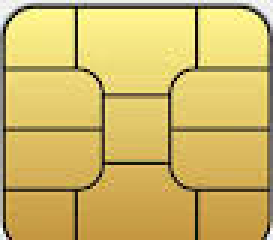
#> input picture images/chip/1.png, 92 x 83 px, found by its file name (shown 3 times larger); its folder holds 4 pictures in this run
$ python makecards.py
#> lines starting #> are read from the running program, lines starting #| are printed output that depends on the picture; after the words box and inside, x2 and y2 are one past the last pixel; in counts of white or black regions, pixels touching at a corner belong together; pictures that were not available may be replaced by others from this repository, and a replacement may not be noted
from PIL import ImageFont, ImageDraw, Image
import numpy as np
import random
import uuid
import string

import cv2
import json
import os

#print (CARD_RATIO)

CHIP_WD_INCH = 0.4591
CARD_WD_INCH = 0.37 + CHIP_WD_INCH + 2.56

CHIP_HT_INCH = .3692
CARD_HT_INCH = 0.72 + CHIP_HT_INCH + 1.06

CARD_RATIO = CARD_HT_INCH / CARD_WD_INCH

CARD_WD = 300
CARD_HT = round(CARD_WD * CARD_RATIO)

H_MARGIN = round(CARD_WD / 100)
V_MARGIN = round(CARD_HT / 100)

CHIP_DIM_WD = round( (CHIP_WD_INCH / CARD_WD_INCH) * CARD_WD)
CHIP_DIM_HT = round( (CHIP_HT_INCH / CARD_HT_INCH) * CARD_HT)

CHIP_V_POS =  round((0.6875 / CARD_HT_INCH) * CARD_HT)
CHIP_H_POS =  round((0.3125 / CARD_WD_INCH) * CARD_WD)

LOGO_DIM_RATIO = 9/21
LOGO_DIM_WD = round(CARD_WD / 5)
LOGO_DIM_HT = round(LOGO_DIM_WD * LOGO_DIM_RATIO)

destdir = "C:\\mrk\\ml\\card\\credit-card-number-detector\\output\\"
CWD = "C:\\mrk\\ml\\card\\credit-card-number-detector\\"

#print ( "CARD_WD = ", CARD_WD, " CARD_HT = ", CARD_HT, " CHIP_V_POS = ", CHIP_V_POS, " CHIP_H_POS = ", CHIP_H_POS )

card_bg_dir = CWD + 'images\\card_bg\\'
card_bg_lst = os.listdir(card_bg_dir)


card_brands_lst = os.listdir(CWD + 'images\\cardbrands\\')

ax_dir = CWD + 'images\\cardbrands\\amex\\'
ax_lst = os.listdir(ax_dir)

cb_dir = CWD + 'images\\cardbrands\\cartebleue\\'
cb_lst = os.listdir(cb_dir)

di_dir = CWD + 'images\\cardbrands\\diners\\'
di_lst = os.listdir(di_dir)

jcb_dir = CWD + 'images\\cardbrands\\jcb\\'
jcb_lst = os.listdir(jcb_dir)

mc_dir = CWD + 'images\\cardbrands\\mastercard\\'
mc_lst = os.listdir(mc_dir)

rp_dir = CWD + 'images\\cardbrands\\rupay\\'
rp_lst = os.listdir(rp_dir)

up_dir = CWD + 'images\\cardbrands\\unionpay\\'
up_lst = os.listdir(up_dir)

vi_dir = CWD + 'images\\cardbrands\\visa\\'
vi_lst = os.listdir(vi_dir)

cobrand_dir = CWD + 'images\\cobrand\\'
cobrand_lst = os.listdir(cobrand_dir)

card_brands = [ax_lst, cb_lst, di_lst, jcb_lst, mc_lst, rp_lst, up_lst, vi_lst]
#print (random.choice(card_bg_lst) )

CHIP_dir = CWD + 'images\\chip\\'
CHIP_lst = os.listdir(CHIP_dir)

font_dir = CWD + 'fonts\\'


RB_VT = CARD_HT - V_MARGIN - LOGO_DIM_HT
RB_VB = CARD_HT - V_MARGIN
RB_HL = CARD_WD - H_MARGIN - LOGO_DIM_WD
RB_HR = CARD_WD - H_MARGIN


TL_VT =  V_MARGIN
TL_VB =  V_MARGIN + LOGO_DIM_HT
TL_HL = H_MARGIN
TL_HR = H_MARGIN + LOGO_DIM_WD

TR_VT =  V_MARGIN
TR_VB =  V_MARGIN + LOGO_DIM_HT
TR_HL = CARD_WD - H_MARGIN - LOGO_DIM_WD
TR_HR = CARD_WD - H_MARGIN

#logo_cobrand_pos = [( img[CARD_HT - V_MARGIN - LOGO_DIM_HT:CARD_HT - V_MARGIN, CARD_WD - H_MARGIN - LOGO_DIM_WD: CARD_WD - H_MARGIN]  ),]

#COLOR_SCHEME = cv2.COLOR_BGR2BGRA
COLOR_SCHEME = cv2.COLOR_BGR2RGB

colors_lst = [cv2.COLOR_BGR2RGB, cv2.COLOR_BGR2BGRA]

CARDNO_POS_T = CHIP_V_POS + CHIP_DIM_HT + 20
CARDNO_POS_L = 35

TEXT_SIZE = 25

EXPIRY_POS_T = CHIP_V_POS + CHIP_DIM_HT + 40
EXPIRY_POS_L = CARDNO_POS_L

NAME_POS_T = CHIP_V_POS + CHIP_DIM_HT + 55
NAME_POS_L = CARDNO_POS_L

# [137 lines left out: functions addChip, addCardLogo, addCobrandLogo, makeImg, not called in this run]


#print ( "CARD_WD = ", CARD_WD, " CARD_HT = ", CARD_HT, " CHIP_V_POS = ", CHIP_V_POS, " CHIP_H_POS = ", CHIP_H_POS )


VOWELS = "aeiou"
CONSONANTS = "".join(set(string.ascii_lowercase) - set(VOWELS))


def get_rand_name():
    first = ""
    last = ""
    for i in range(random.randint(2, 10)):
        if i % 2 == 0:
            first += random.choice(CONSONANTS)
        else:
            first += random.choice(VOWELS)

    for i in range(random.randint(2, 10)):
        if i % 2 == 0:
            last += random.choice(CONSONANTS)
        else:
            last += random.choice(VOWELS)

    return first + " " + last

def makeAllimgs():
    try:
        count = 0
        for card_bg in card_bg_lst:
            for chip in CHIP_lst:
                for cardbrand in card_brands_lst:
                    for cardlogofile in os.listdir(CWD + 'images\\cardbrands\\' + cardbrand + '\\' ):
                        for colorscale in colors_lst:
                                for font in os.listdir(font_dir):
                                    count += 1

                                    cardno1 = "{:0>4d}".format(random.randint(1000, 9999))
                                    cardno2 = "{:0>4d}".format(random.randint(0, 9999))
                                    cardno3 = "{:0>4d}".format(random.randint(0, 9999))
                                    cardno4 = "{:0>4d}".format(random.randint(0, 9999))

                                    fontcolor = (random.randint(0, 255), random.randint(0, 255), random.randint(0, 255))

                                    print ( " card_bg =", card_bg, " chip =", chip, " cardbrand =", cardbrand , " cardlogofile = ", cardlogofile, " color = ", colorscale, " cardno1 =", cardno1, " font=", font, " count= ", count)

                                    print(" CWD" , CWD, "  card_bg=", card_bg)

                                    imgpath = CWD + "images\\" + card_bg
                                    print(" imgpath", imgpath)

                                    img = cv2.imread(imgpath, cv2.COLOR_BGR2RGB)
#> img is the input picture: shape (83, 92, 3); mean B, G, R 109.1, 186.8, 209.5
                                    img = cv2.resize(img, (CARD_WD, CARD_HT))
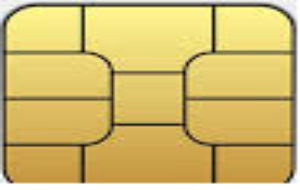
#> img: shape (190, 300, 3); mean B, G, R 109, 186.6, 209.4

                                    print(" 1111")

                                    cv2_im_rgb = cv2.cvtColor(img, cv2.COLOR_BGR2RGB)

                                    # Pass the image to PIL
                                    pil_im = Image.fromarray(cv2_im_rgb)

                                    draw = ImageDraw.Draw(pil_im)
                                    # use a truetype font
                                    font = ImageFont.truetype(font_dir + font, TEXT_SIZE)

                                    # Draw the card no
                                    draw.text((CARDNO_POS_L, CARDNO_POS_T ),
                                              str(cardno1) + " " + str(cardno2) + " " + str(cardno3) + " " + str(
                                                  cardno4), font=font
                                              , fill=fontcolor)
                                    # Draw expiry
                                    draw.text((35, CHIP_V_POS + CHIP_DIM_HT + 20),
                                              str("{:0>2d}".format(random.randint(1, 12))) + "/" + str(
                                                  "{:0>2d}".format(random.randint(1, 99))), font=font
                                              , fill=fontcolor)

                                    # Draw Name
                                    draw.text((35, CHIP_V_POS + CHIP_DIM_HT + 20),
                                              get_rand_name(), font=font
                                              , fill=fontcolor)


                                    # Get back the image to OpenCV
                                    cv2_im_processed = cv2.cvtColor(np.array(pil_im), cv2.COLOR_RGB2BGR)
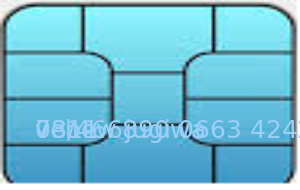
#> cv2_im_processed: shape (190, 300, 3); mean R, G, B 111.8, 188.2, 211.3
                                    img = cv2_im_processed

                                    print(" 2222")

                                    # Draw chip
                                    chipImg = cv2.imread( CHIP_dir + chip, COLOR_SCHEME)
                                    # print (" (CHIP_DIM_WD, CHIP_DIM_HT) ", (CHIP_DIM_WD, CHIP_DIM_HT))
                                    chipImg = cv2.resize(chipImg, (CHIP_DIM_WD, CHIP_DIM_HT))
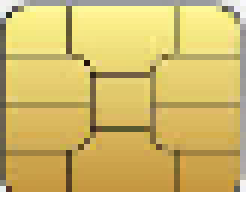
#> chipImg: shape (33, 41, 3) (shown 6 times larger); mean B, G, R 109, 186.8, 209.8
                                    img[CHIP_V_POS:CHIP_V_POS + CHIP_DIM_HT, CHIP_H_POS:CHIP_H_POS + CHIP_DIM_WD] = chipImg
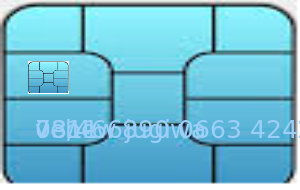
#> img: shape (190, 300, 3); 2.37% of pixels changed, all inside (x1, y1, x2, y2) = (28, 61, 69, 94)

                                    print(" 333")
                                    cardLogoImg = cv2.imread( CWD + 'images\\cardbrands\\' + cardbrand + '\\' + cardlogofile, COLOR_SCHEME)
                                    cardLogoImg = cv2.resize(cardLogoImg, (LOGO_DIM_WD, LOGO_DIM_HT))
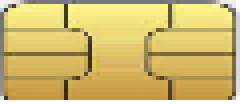
#> cardLogoImg: shape (26, 60, 3) (shown 4 times larger); mean B, G, R 109.8, 186.7, 209.7
                                    img[TR_VT:TR_VB, TR_HL: TR_HR] = cardLogoImg
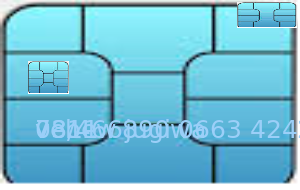
#> img: shape (190, 300, 3); 2.74% of pixels changed, all inside (x1, y1, x2, y2) = (237, 2, 297, 28)

                                    print(" 4444")


                                    break
                                    #
                                    # #for i in range (9):
                                    #     i = 5
                                    #     if i == 0:
                                    #         #TL, TR
                                    #         # img[RB_VT :RB_VB, RB_HL : RB_HR] = cardLogoImg
                                    #         # img[TL_VT:TL_VB, TL_HL: TL_HR] = cardLogoImg
                                    #         img[TR_VT:TR_VB, TR_HL: TR_HR] = cardLogoImg
                                    #     elif i == 1 :
                                    #         TL, RB
                                    #     elif i == 2:
                                    #         TR, TL
                                    #     elif i == 3:
                                    #         TR, R
                                    #     elif i == 4:
                                    #         RB, TL
                                    #     elif i == 5:
                                    #         RB , TR
                                    #     elif i == 6:
                                    #         TL
                                    #     elif i == 7:
                                    #         TR
                                    #     elif i == 8:
                                    #         RB


    except Exception as e:
        print (str(e))


if __name__ == "__main__":
    # img = makeImg()
    # cv2.imshow("Gen Img", img)
    # cv2.waitKey(0)
    makeAllimgs()

$ run again, on images/chip/xxxindex.jfif
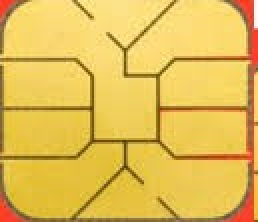
#> input picture images/chip/xxxindex.jfif, 129 x 111 px, found by its file name (shown 2 times larger)
#> in makeAllimgs, img is the input picture: shape (111, 129, 3); mean B, G, R 84.1, 190.1, 228
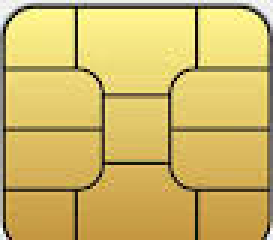
#> input picture images/chip/1.png, 92 x 83 px, found by its file name (shown 3 times larger)
#> in makeAllimgs, chipImg is the input picture: shape (83, 92, 3); mean B, G, R 109.1, 186.8, 209.5
#> chipImg: shape (33, 41, 3)
#> in makeAllimgs, `img[TR_VT:TR_VB, TR_HL: TR_HR] = cardLogoImg`:
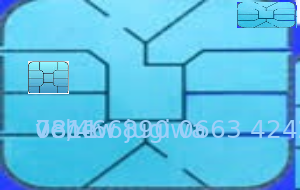
#> img: shape (190, 300, 3); mean R, G, B 87.7, 191.2, 228.4
